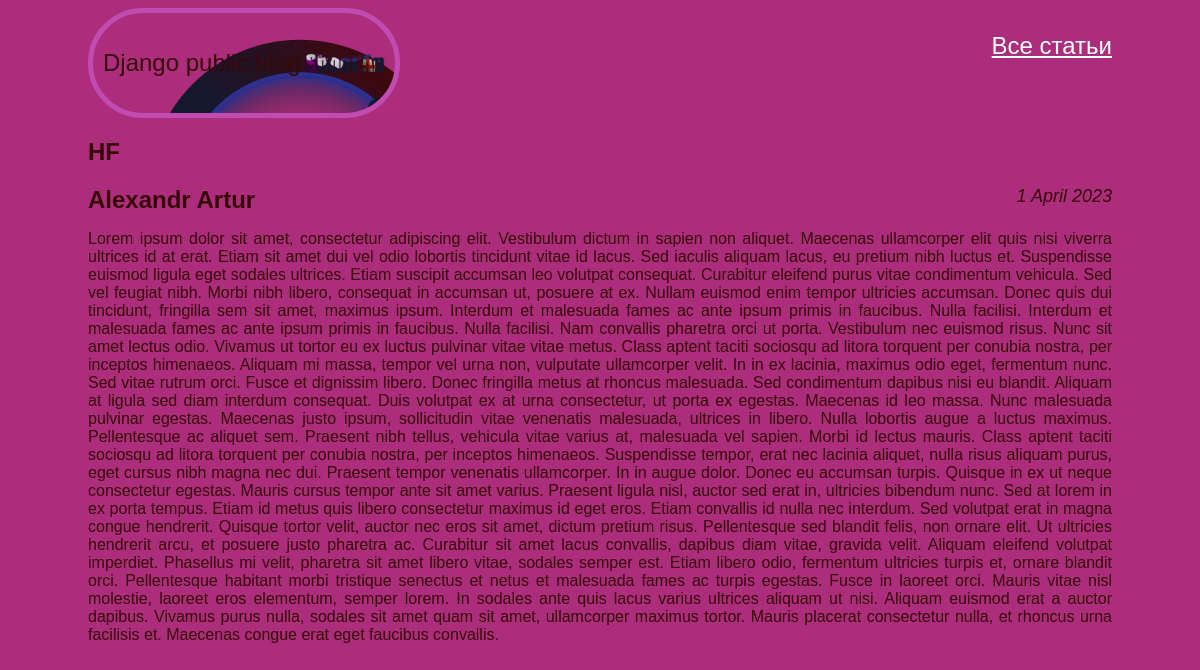
The app's page /article/1 with its own data.
### articles/models.py (models this page shows, shortened)
class Article(models.Model):
    title = models.CharField(max_length=200)
    author = models.ForeignKey(User, on_delete=models.CASCADE)
    author_article = models.ForeignKey('Author', on_delete=models.SET_NULL, null=True)
    text = models.TextField()
    created_date = models.DateField(auto_now_add=True)
    date_article = models.DateField('Date create article', null=False, default='2023-01-11')

class Author(models.Model):
    first_name = models.CharField(max_length=100)
    last_name = models.CharField(max_length=100)
    date_of_birth = models.DateField(null=True, blank=True)
    date_of_death = models.DateField('Died', null=True, blank=True)

### articles/views.py (the view)
# urls.py: re_path(r'^article/(?P<article_id>\d+)$', views.get_article, name='get_article'),
def get_article(request, article_id):
    try:
        post = Article.objects.get(id=article_id)
        return render(request, 'article.html', {"post": post})
    except Article.DoesNotExist:
        raise Http404

### articles/templates/article.html (shortened to what this page needs)
<!DOCTYPE html>
<html lang="en">
<head>
    <link rel="stylesheet" type="text/css" href="{{ STATIC_URL }}/static/css/article.css">
</head>
<body>
<div class="header">
    <div id="logo_article_id">
        <p id="logo_text">Django public blog</p>
        <img src="{{ STATIC_URL }}/static/images/python.png"/>
    </div>
    <p id="all_states"><a href="http://127.0.0.1:8000/">Все статьи</a></p>
</div>
<div class="archive">
    <div class="one-post">
        <h2 class="post-title-article">{{ post.title }}</h2>
        <div class="article-info">
            <div class="article-author">{{ post.author_article.last_name}} {{ post.author_article.first_name}}</div>
            <div class="article-created-date">{{ post.date_article|date:"j F Y"|title }}</div>
        </div>
        <p class="article-text">{{ post.text }}</p>
    </div>
</div>
</body>
</html>

### articles/static/css/article.css (style rules this page uses)
body { background: #ac2d7b; font-family: Tahoma, Arial, sans-serif; color: #380808; width: 1024px; margin-left: auto; margin-right: auto; }
#logo_article_id { display: inline-block; padding: 10px; border: 5px solid #c04cb1; text-align: center; border-radius: 355px; background-image: url("/static/images/heh.png"); }
#all_states { float:right; }
#logo_text { display: inline-block; margin: 0; font-size: 24px; vertical-align: middle; }
#logo_article_id img { display: inline-block; width: 80px; height: 80px; vertical-align: middle; }
.header img { display: inline-block; width: 80px; margin-left: auto; margin-right: auto; }
#all_states { text-decoration: underline; font-size: 24px; vertical-align: middle; }
.article-info div { display: inline-block; vertical-align: middle; }
.article-created-date { float: right; font-size: 18px; font-style: italic; }
.article-author { font-size: 24px; font-weight: bold; }
a { color: white; }
.article-text { text-align: justify; width: 1024px; }

### records on screen
Article: title "HF", author_article.last_name "Alexandr", author_article.first_name "Artur", date_article "1 April 2023", text "Lorem ipsum dolor sit amet, consectetur adipiscing elit. Vestibulum dictum in sapien non aliquet. Maecenas ullamcorper elit quis nisi viverra ultrices id at erat. Etiam sit amet dui vel odio lobortis tincidunt vitae id lacus. Sed iaculis aliquam lacus, eu pretium nibh luctus et. Suspendisse euismod ligula eget sodales ultrices. Etiam suscipit accumsan leo volutpat consequat. Curabitur eleifend purus vitae condimentum vehicula. Sed vel feugiat nibh. Morbi nibh libero, consequat in accumsan ut, posuere at ex. Nullam euismod enim tempor ultricies accumsan. Donec quis dui tincidunt, fringilla sem sit amet, maximus ipsum. Interdum et malesuada fames ac ante ipsum primis in faucibus. Nulla…"
